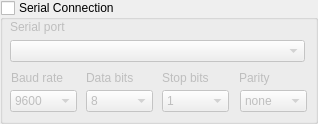
     <widget class="QGroupBox" name="groupBox_38">
      <property name="geometry">
       <rect>
        <x>10</x>
        <y>8</y>
        <width>318</width>
        <height>124</height>
       </rect>
      </property>
      <property name="title">
       <string>Serial Connection</string>
      </property>
      <property name="checkable">
       <bool>true</bool>
      </property>
      <property name="checked">
       <bool>false</bool>
      </property>
      <widget class="QLabel" name="label_40">
       <property name="geometry">
        <rect>
         <x>10</x>
         <y>17</y>
         <width>81</width>
         <height>20</height>
        </rect>
       </property>
       <property name="text">
        <string>Serial port</string>
       </property>
      </widget>
      <widget class="QLabel" name="label_41">
       <property name="geometry">
        <rect>
         <x>11</x>
         <y>70</y>
         <width>61</width>
         <height>16</height>
        </rect>
       </property>
       <property name="text">
        <string>Baud rate </string>
       </property>
      </widget>
      <widget class="QLabel" name="label_42">
       <property name="geometry">
        <rect>
         <x>86</x>
         <y>70</y>
         <width>51</width>
         <height>16</height>
        </rect>
       </property>
       <property name="text">
        <string>Data bits </string>
       </property>
      </widget>
      <widget class="QLabel" name="label_43">
       <property name="geometry">
        <rect>
         <x>162</x>
         <y>70</y>
         <width>51</width>
         <height>16</height>
        </rect>
       </property>
       <property name="text">
        <string>Stop bits </string>
       </property>
      </widget>
      <widget class="QLabel" name="label_44">
       <property name="geometry">
        <rect>
         <x>239</x>
         <y>70</y>
         <width>41</width>
         <height>16</height>
        </rect>
       </property>
       <property name="text">
        <string>Parity </string>
       </property>
      </widget>
      <widget class="QComboBox" name="comboBox_11">
       <property name="geometry">
        <rect>
         <x>10</x>
         <y>40</y>
         <width>295</width>
         <height>22</height>
        </rect>
       </property>
      </widget>
      <widget class="QComboBox" name="comboBox_12">
       <property name="geometry">
        <rect>
         <x>10</x>
         <y>90</y>
         <width>67</width>
         <height>22</height>
        </rect>
       </property>
       <item>
        <property name="text">
         <string>9600</string>
        </property>
       </item>
       <item>
        <property name="text">
         <string>1200</string>
        </property>
       </item>
       <item>
        <property name="text">
         <string>2400</string>
        </property>
       </item>
       <item>
        <property name="text">
         <string>4800</string>
        </property>
       </item>
       <item>
        <property name="text">
         <string>19200</string>
        </property>
       </item>
       <item>
        <property name="text">
         <string>38400</string>
        </property>
       </item>
       <item>
        <property name="text">
         <string>57600</string>
        </property>
       </item>
       <item>
        <property name="text">
         <string>115200</string>
        </property>
       </item>
      </widget>
      <widget class="QComboBox" name="comboBox_13">
       <property name="geometry">
        <rect>
         <x>86</x>
         <y>90</y>
         <width>67</width>
         <height>22</height>
        </rect>
       </property>
       <item>
        <property name="text">
         <string>8</string>
        </property>
       </item>
       <item>
        <property name="text">
         <string>7</string>
        </property>
       </item>
      </widget>
      <widget class="QComboBox" name="comboBox_14">
       <property name="geometry">
        <rect>
         <x>162</x>
         <y>90</y>
         <width>67</width>
         <height>22</height>
        </rect>
       </property>
       <item>
        <property name="text">
         <string>1</string>
        </property>
       </item>
       <item>
        <property name="text">
         <string>1.5</string>
        </property>
       </item>
       <item>
        <property name="text">
         <string>2</string>
        </property>
       </item>
      </widget>
      <widget class="QComboBox" name="comboBox_15">
       <property name="geometry">
        <rect>
         <x>240</x>
         <y>90</y>
         <width>67</width>
         <height>22</height>
        </rect>
       </property>
       <item>
        <property name="text">
         <string>none</string>
        </property>
       </item>
       <item>
        <property name="text">
         <string>even</string>
        </property>
       </item>
       <item>
        <property name="text">
         <string>odd</string>
        </property>
       </item>
      </widget>
     </widget>
